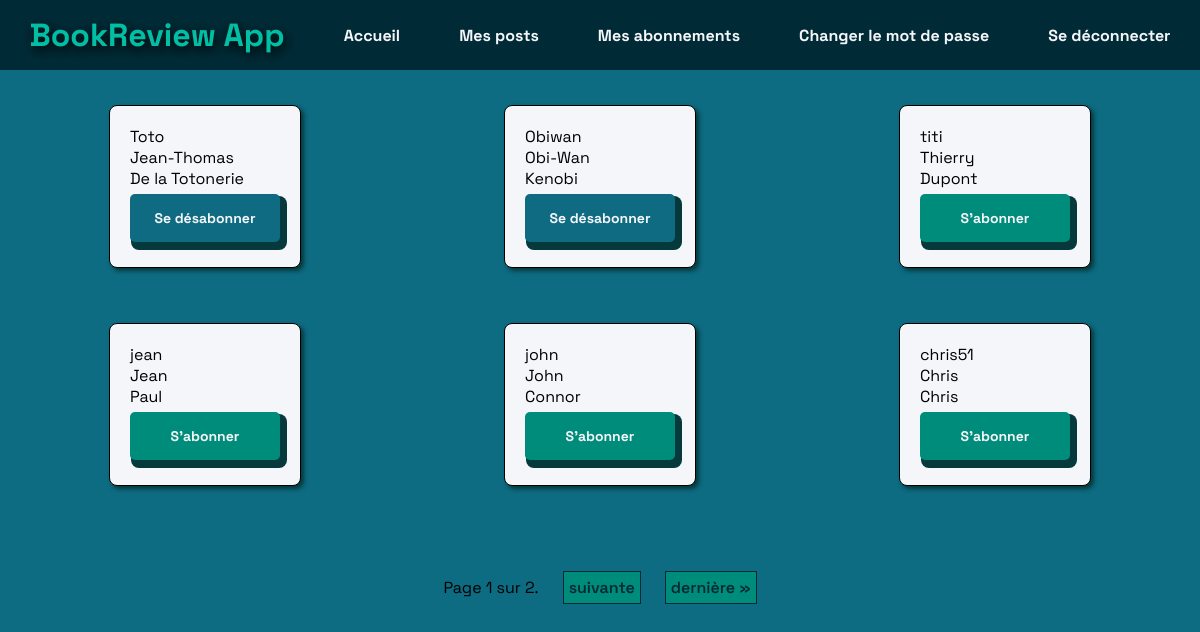
The page /users/list (signed in) on the database its author committed.
### core/models.py (models this page shows, shortened)
class User(AbstractUser):
    pass
    @property
    def followed_people(self):
        list_followed_people = []
        for followed_people in self.following.all():
            list_followed_people.append(followed_people.followed_user)
        return list_followed_people

### review/views.py (the view)
# urls.py: path('users/list', login_required(review.views.UsersList.as_view()), name='users-list'),
class UsersList(View):
    def get(self, request):
        user = request.user
        users_to_follow = User.objects.all().exclude(id=request.user.id)
        list_followed_people = user.followed_people
        paginator = Paginator(users_to_follow, PAGINATOR_NB)
        page_number = request.GET.get('page')
        page_obj = paginator.get_page(page_number)
        context = {
            "users_to_follow": users_to_follow,
            "followed_people": list_followed_people,
            "page_obj": page_obj
        }
        return render(request, 'review/users_list.html', context)

### review/templates/review/users_list.html (shortened to what this page needs)
{% extends 'base.html' %}
{% load static %}
{% block statics %}
    <link rel="stylesheet" type="text/css" href="{% static 'review/styles.css' %}?{% now "U" %}">
{% endblock %}
{% block content %}
    <div class="bloc-card-user">
        {% for user in page_obj %}
            <div class="card-user">
                <p>{{ user.username }}</p>
                <p>{{ user.first_name }}</p>
                <p>{{ user.last_name }}</p>
                {% if user in followed_people %}
                    <form method="POST" action="{% url 'remove-follower' user.pk %}">
                        <button class="btn-followed" type="submit">Se désabonner</button>
                    </form>
                {% else %}
                    <form method="POST" action="{% url 'add-follower' user.pk %}">
                        <button class="btn-to-follow" type="submit">S'abonner</button>
                    </form>
                {% endif %}
            </div>
        {% empty %}
            <p>Oups... Il n'y pas d'autres utilisateurs !</p>
        {% endfor %}
    </div>
    {% if page_obj %}
        <div class="paginator-container">
            <span class="bloc-nb-page">
                Page {{ page_obj.number }} sur {{ page_obj.paginator.num_pages }}.
            </span>
            {% if page_obj.has_next %}
                <a class="link-page" href="?page={{ page_obj.next_page_number }}">suivante</a>
                <a class="link-page" href="?page={{ page_obj.paginator.num_pages }}">dernière »</a>
            {% endif %}
        </div>
    {% endif %}
{% endblock %}

### templates/base.html (shortened to what this page needs)
{% load static %}
<html lang="en">
<head>
    <link rel="stylesheet" type="text/css" href="{% static 'base/styles.css' %}?{% now "U" %}">
    {% block statics %}{% endblock %}
</head>
<body>
<div class="main-container">
    {% if request.user.is_authenticated and not request.path == '/signup/' and not request.path == '/' %}
        {% include 'navbar.html' %}
    {% endif %}
    <div class="main">
        {% block content %}{% endblock %}
    </div>
</div>
</body>
</html>

### templates/navbar.html
<div class="navbar">
    <h1 class="navbar-logo">BookReview App</h1>
    {% if request.user.is_authenticated %}
        <a class="navbar-link" href="{% url 'home' %}">Accueil</a>
        <a class="navbar-link" href="{% url 'tickets_reviews_feed' %}">Mes posts</a>
        <a class="navbar-link" href="{% url 'users-list' %}">Mes abonnements</a>
        <a class="navbar-link" href="{% url 'password-change' %}">Changer le mot de passe</a>
        <a class="navbar-link-deconnect" href="{% url 'logout' %}">Se déconnecter</a>
    {% endif %}
</div>

### static/base/styles.css (style rules this page uses)
* { margin: 0; padding: 0; box-sizing: border-box; -webkit-font-smoothing: antialiased; font-family: 'Space Grotesk', sans-serif; }
.main-container { display: flex; flex-direction: row; }
.navbar { background-color: #002B36; height: 70px; width: 100%; color: #f5f6fa; overflow-x: hidden; position: fixed; justify-content: space-around; display: flex; flex-direction: row; align-items: center; z-index: 1; }
.navbar-logo { filter: drop-shadow(2px 4px 6px black); color: rgb(0, 191, 165); }
.main { margin-top: 70px; width: 100%; }
.navbar-link, .navbar-link-deconnect { text-decoration: none; color: #f5f6fa; font-size: 16px; font-weight: bold; transition: color 0.4s; }

### review/static/review/styles.css (style rules this page uses)
body { background-color: #0D6B82; }
.btn-ticket, .btn-to-follow, .btn-followed, .btn-validate { width: 150px; padding: 15px; background: rgba(0, 140, 122, 1); border-radius: 5px; margin: 5px 0; box-shadow: 4px 5px 0 3px #05393b; border: none; cursor: pointer; transition: all 0.2s linear; color: #f5f6fa; font-weight: 900; font-size: 18px; position: relative; top: 0; left: 0; }
.paginator-container { display: flex; flex-direction: row; justify-content: center; align-items: center; }
.link-page { margin: 0 1%; color: #012A36; text-decoration: none; font-weight: 600; border: 1px solid; padding: 5px; background-color: rgba(0, 140, 122, 1); }
.bloc-nb-page { margin: 0 1%; }
.bloc-card-user { display: grid; grid-template-columns: repeat(auto-fill, minmax(300px, 1fr)); padding: 15px; gap: 15px; justify-items: center; margin-bottom: 50px; }
.card-user { padding: 20px; border: 1px solid; background: #f5f6fa; border-radius: 8px; box-shadow: 3px 3px 4px 0 #05393b; margin: 20px 0; }
.btn-to-follow, .btn-followed { font-size: 14px; }
.btn-followed { background-color: #0F6B81; }

### rows shown on the page
User: username "Toto", first_name "Jean-Thomas", last_name "De la Totonerie", shows "Se désabonner"
User: username "Obiwan", first_name "Obi-Wan", last_name "Kenobi", shows "Se désabonner"
User: username "titi", first_name "Thierry", last_name "Dupont", shows "S'abonner"
User: username "jean", first_name "Jean", last_name "Paul", shows "S'abonner"
User: username "john", first_name "John", last_name "Connor", shows "S'abonner"
User: username "chris51", first_name "Chris", last_name "Chris", shows "S'abonner"

### other values the page prints
{{ page_obj.number }} "1"
{{ page_obj.paginator.num_pages }} "2"
